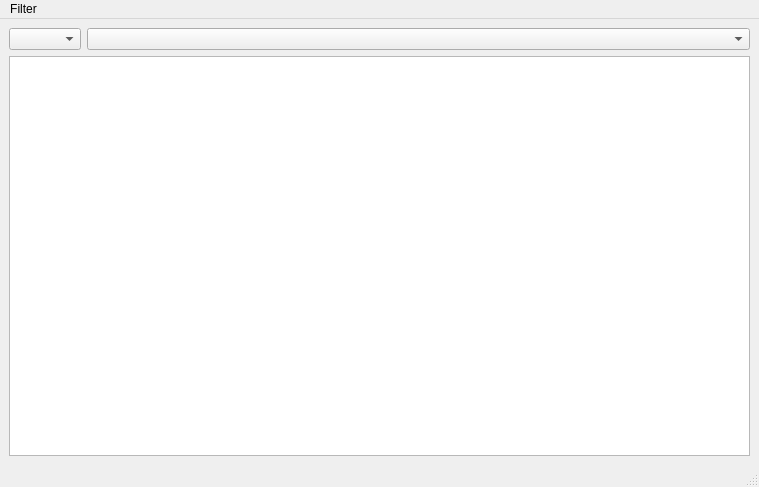
<?xml version="1.0" encoding="UTF-8"?>
<ui version="4.0">
 <class>MainWindow</class>
 <widget class="QMainWindow" name="MainWindow">
  <property name="geometry">
   <rect>
    <x>0</x>
    <y>0</y>
    <width>759</width>
    <height>487</height>
   </rect>
  </property>
  <property name="windowTitle">
   <string>MainWindow</string>
  </property>
  <widget class="QWidget" name="centralwidget">
   <layout class="QGridLayout" name="gridLayout">
    <item row="0" column="1">
     <layout class="QHBoxLayout" name="lay_cboxes">
      <item>
       <widget class="QComboBox" name="cbx_ar_pos">
        <property name="sizePolicy">
         <sizepolicy hsizetype="Fixed" vsizetype="Fixed">
          <horstretch>0</horstretch>
          <verstretch>0</verstretch>
         </sizepolicy>
        </property>
        <property name="minimumSize">
         <size>
          <width>0</width>
          <height>0</height>
         </size>
        </property>
        <property name="styleSheet">
         <string notr="true"/>
        </property>
       </widget>
      </item>
      <item>
       <widget class="QComboBox" name="cbx_jsons"/>
      </item>
     </layout>
    </item>
    <item row="1" column="1">
     <layout class="QVBoxLayout" name="lay_contents">
      <item>
       <widget class="QTableWidget" name="table_contents"/>
      </item>
     </layout>
    </item>
   </layout>
  </widget>
  <widget class="QMenuBar" name="tilebar_custom">
   <property name="geometry">
    <rect>
     <x>0</x>
     <y>0</y>
     <width>759</width>
     <height>21</height>
    </rect>
   </property>
   <widget class="QMenu" name="menuFilter">
    <property name="title">
     <string>Filter</string>
    </property>
    <widget class="QMenu" name="menuTest_Suites_isAccept">
     <property name="title">
      <string>Test Suites isAccept</string>
     </property>
     <addaction name="actionAll"/>
     <addaction name="actionTrue"/>
     <addaction name="actionFalse"/>
    </widget>
    <addaction name="menuTest_Suites_isAccept"/>
   </widget>
   <addaction name="menuFilter"/>
  </widget>
  <widget class="QStatusBar" name="statusbar"/>
  <action name="actionAll">
   <property name="text">
    <string>All</string>
   </property>
  </action>
  <action name="actionTrue">
   <property name="text">
    <string>True</string>
   </property>
  </action>
  <action name="actionFalse">
   <property name="text">
    <string>False</string>
   </property>
  </action>
 </widget>
 <resources/>
 <connections/>
</ui>
